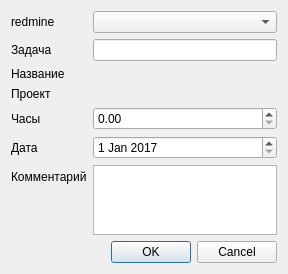
<?xml version="1.0" encoding="UTF-8"?>
<ui version="4.0">
 <class>RedmineTaskDialog</class>
 <widget class="QDialog" name="RedmineTaskDialog">
  <property name="geometry">
   <rect>
    <x>0</x>
    <y>0</y>
    <width>288</width>
    <height>247</height>
   </rect>
  </property>
  <property name="windowTitle">
   <string>Задача redmine</string>
  </property>
  <layout class="QGridLayout" name="gridLayout">
   <item row="0" column="0">
    <layout class="QVBoxLayout" name="verticalLayout">
     <item>
      <layout class="QFormLayout" name="formLayout">
       <item row="1" column="0">
        <widget class="QLabel" name="label">
         <property name="text">
          <string>Задача</string>
         </property>
        </widget>
       </item>
       <item row="1" column="1">
        <widget class="QLineEdit" name="taskNubmer"/>
       </item>
       <item row="3" column="0">
        <widget class="QLabel" name="label_2">
         <property name="text">
          <string>Проект</string>
         </property>
        </widget>
       </item>
       <item row="3" column="1">
        <widget class="QLabel" name="redmineProject">
         <property name="text">
          <string/>
         </property>
        </widget>
       </item>
       <item row="4" column="0">
        <widget class="QLabel" name="label_4">
         <property name="text">
          <string>Часы</string>
         </property>
        </widget>
       </item>
       <item row="4" column="1">
        <widget class="QDoubleSpinBox" name="hours"/>
       </item>
       <item row="5" column="0">
        <widget class="QLabel" name="label_5">
         <property name="text">
          <string>Дата</string>
         </property>
        </widget>
       </item>
       <item row="5" column="1">
        <widget class="QDateEdit" name="date">
         <property name="date">
          <date>
           <year>2017</year>
           <month>1</month>
           <day>1</day>
          </date>
         </property>
        </widget>
       </item>
       <item row="6" column="0">
        <widget class="QLabel" name="label_6">
         <property name="text">
          <string>Комментарий</string>
         </property>
        </widget>
       </item>
       <item row="6" column="1">
        <widget class="QTextEdit" name="comment"/>
       </item>
       <item row="2" column="0">
        <widget class="QLabel" name="label_3">
         <property name="text">
          <string>Название</string>
         </property>
        </widget>
       </item>
       <item row="2" column="1">
        <widget class="QLabel" name="taskName">
         <property name="text">
          <string/>
         </property>
        </widget>
       </item>
       <item row="0" column="0">
        <widget class="QLabel" name="label_7">
         <property name="text">
          <string>redmine</string>
         </property>
        </widget>
       </item>
       <item row="0" column="1">
        <widget class="QComboBox" name="redmineCombo"/>
       </item>
      </layout>
     </item>
     <item>
      <widget class="QDialogButtonBox" name="buttonBox">
       <property name="orientation">
        <enum>Qt::Horizontal</enum>
       </property>
       <property name="standardButtons">
        <set>QDialogButtonBox::Cancel|QDialogButtonBox::Ok</set>
       </property>
      </widget>
     </item>
    </layout>
   </item>
  </layout>
 </widget>
 <resources/>
 <connections>
  <connection>
   <sender>buttonBox</sender>
   <signal>accepted()</signal>
   <receiver>RedmineTaskDialog</receiver>
   <slot>accept()</slot>
   <hints>
    <hint type="sourcelabel">
     <x>248</x>
     <y>254</y>
    </hint>
    <hint type="destinationlabel">
     <x>157</x>
     <y>274</y>
    </hint>
   </hints>
  </connection>
  <connection>
   <sender>buttonBox</sender>
   <signal>rejected()</signal>
   <receiver>RedmineTaskDialog</receiver>
   <slot>reject()</slot>
   <hints>
    <hint type="sourcelabel">
     <x>316</x>
     <y>260</y>
    </hint>
    <hint type="destinationlabel">
     <x>286</x>
     <y>274</y>
    </hint>
   </hints>
  </connection>
 </connections>
</ui>
